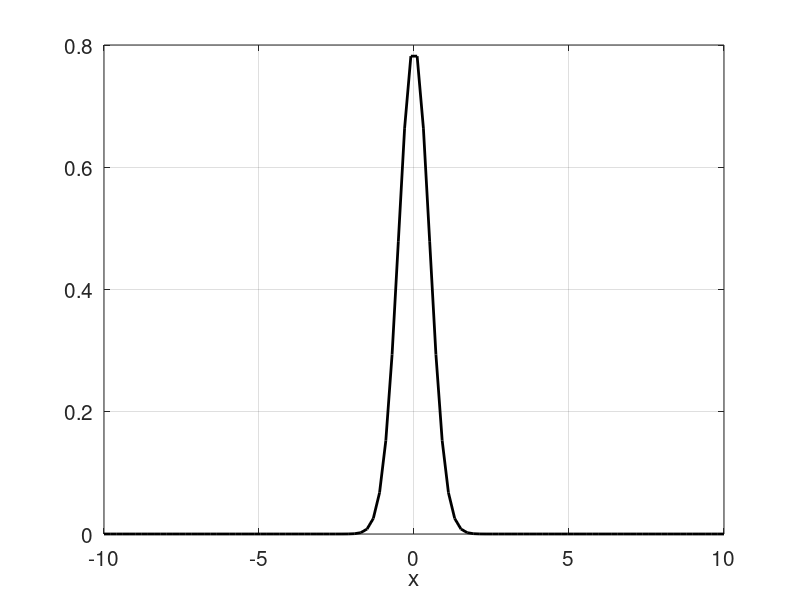

Write MATLAB code to recreate this figure.
% This script estimates expectation values for the position
% x for four given wave functions. It also plots them.
%
%
%
% Inputs:
%   PsiFunk - The expression for the unnormalized wave function.
%   L       - The extension of the spatial grid 
%   N       - The number of grid points
%
% All inputs, including the expressions for the elementary wave functions,
% are hard coded initially. The four different wave functions are commented
% in and out as desired.

% Unnormalzied wave functions 
% Psi_A:
%PsiFunk = @(x) 1./(1+(x-3).^2).^(3/2);
% Psi_B:
%PsiFunk = @(x) 1./(1+(x-3).^2).^(3/2).*exp(-4*i*x);
% Psi_C:
PsiFunk = @(x) exp(-x.^2);
% Psi_D:
%PsiFunk = @(x) (x+i).*exp(-(x-3*i-2).^2/10);

% Numerical grid parameters
L = 20;
N = 100;

% Set up grid
x = linspace(-L/2, L/2, N);
Psi = PsiFunk(x);                 % Vector with function values

% Normalization
Norm = sqrt(trapz(x, abs(Psi).^2));
Psi = Psi/Norm;

% Make plot
figure(1)
plot(x, abs(Psi).^2, 'k-', 'linewidth', 2)
grid on
set(gca,'fontsize',15)
xlabel('x');
% Check if Psi is complex and, if so, plot real and imaginary contributions
if max(abs(imag(Psi)))>1e-7     % The limit here is somewhat arbitrarily
  hold on
  plot(x, real(Psi).^2, 'b--', 'linewidth', 1.5)
  plot(x, imag(Psi).^2, 'r-.', 'linewidth', 1.5)
  hold off
  legend('|\Psi|^2','(Re \Psi)^2','(Im \Psi)^2')
end

% Calculate expectation value
MeanX = trapz(x, x.*abs(Psi).^2);             % Mean position
% Write result to screen:
disp(['Mean position: ', num2str(MeanX)])